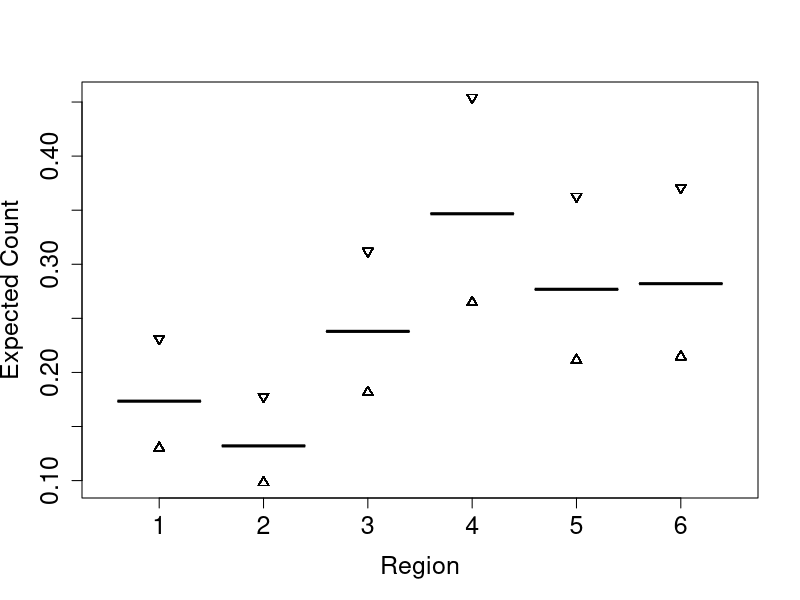

Write R code to recreate this figure.
## ---- chunk 1
#setwd(choose.dir('Gobbler'))
SG2019 <- read.csv('2019SGRaw.csv')

#Setting up a model for total turkeys using an offset
thouroff <- log(SG2019$Hours) #setting hours as an offset
SG2019$Temp <- factor(SG2019$Temp, levels = c('1', '2', '3', '4')) #setting the
#categorical variable as a factor
SG2019$Region <- factor(SG2019$Region, levels = c('1', '2', '3', '4', '5', '6'))
#setting the categorical variable 'regions' as a factor
tfitoff <- glm(TotCalled ~ Temp + Region,
              family = poisson,
              data = SG2019,
              offset = thouroff) #poisson model where total number of turkeys
#called in is a function of temperature and ecoregion
#setting up a data frame for predicted values
TOnd <- data.frame(
  Temp = factor(c('1'), levels = c('1', '2', '3', '4')),
  Region = factor(SG2019$Region),
  thouroff = rep(log(1)))
toprd <- predict.glm(object = tfitoff, newdata = TOnd, type = 'link', se.fit = T)
summary(toprd)

#setting up confidence intervals
tolow <- exp(toprd$fit - qnorm(0.975) * toprd$se.fit)
tohigh <- exp(toprd$fit + qnorm(0.975) * toprd$se.fit)
## ---- chunk 2
#plotting the expected count per hunting trip between ecoregions when morning temperatures are below 30 degrees fahrenheit   
plot(y = exp(toprd$fit), x = TOnd$Region, xlab = 'Region',
     ylab = 'Expected Count', cex.axis = 1.5, cex.lab = 1.5,
     ylim = c(min(tolow), max(tohigh)), type = 'l'); points(x=TOnd$Region, y = tohigh, lty = 2, pch = 6); points(x=TOnd$Region, y = tolow, lty = 2, pch = 2)
## ---- chunk 3
library(knitr)
kable(tfitoff[1], caption = 'Table 1 - Slope coefficients')
